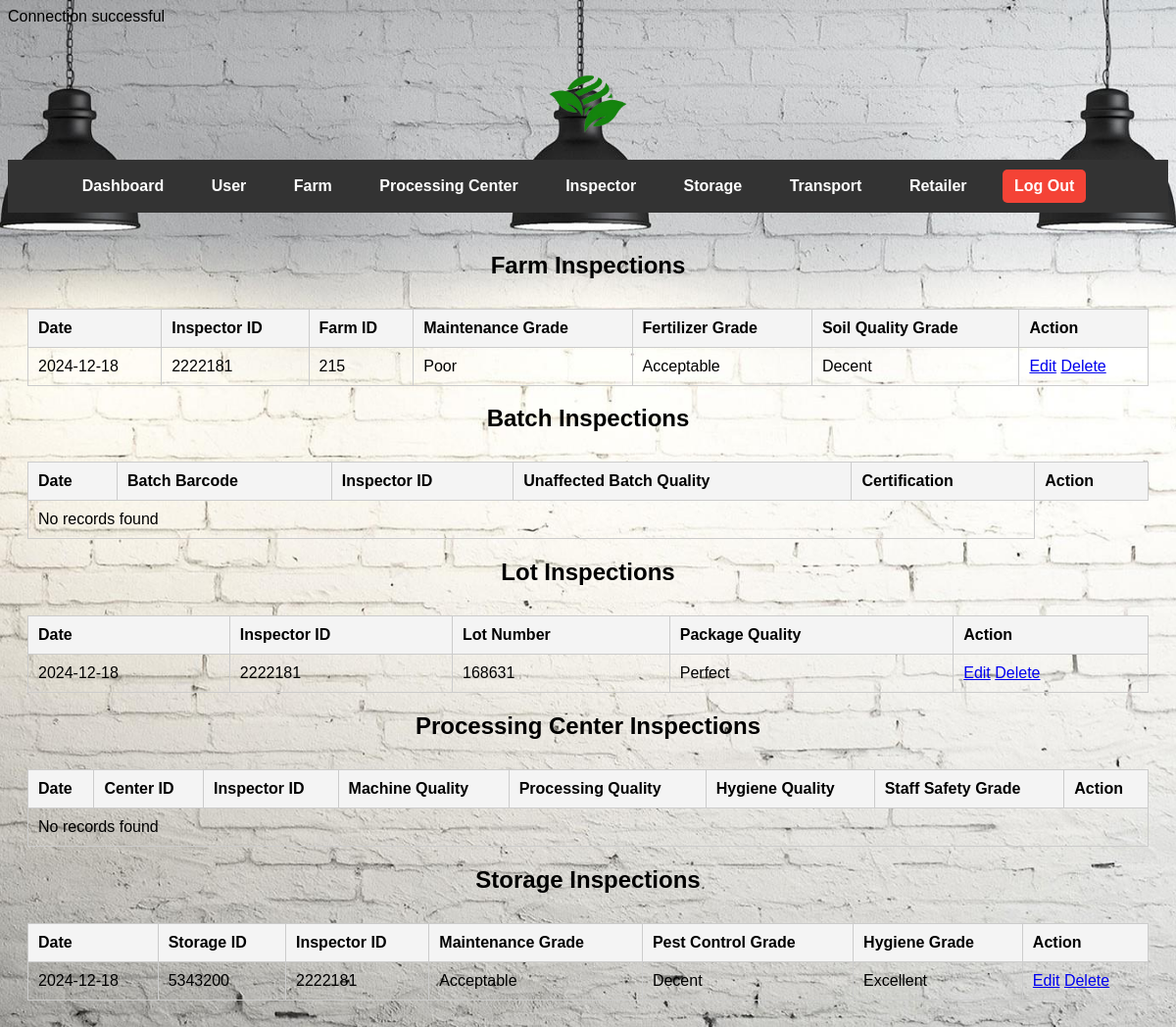
The page /admin_inspector.php on the database as committed earlier.
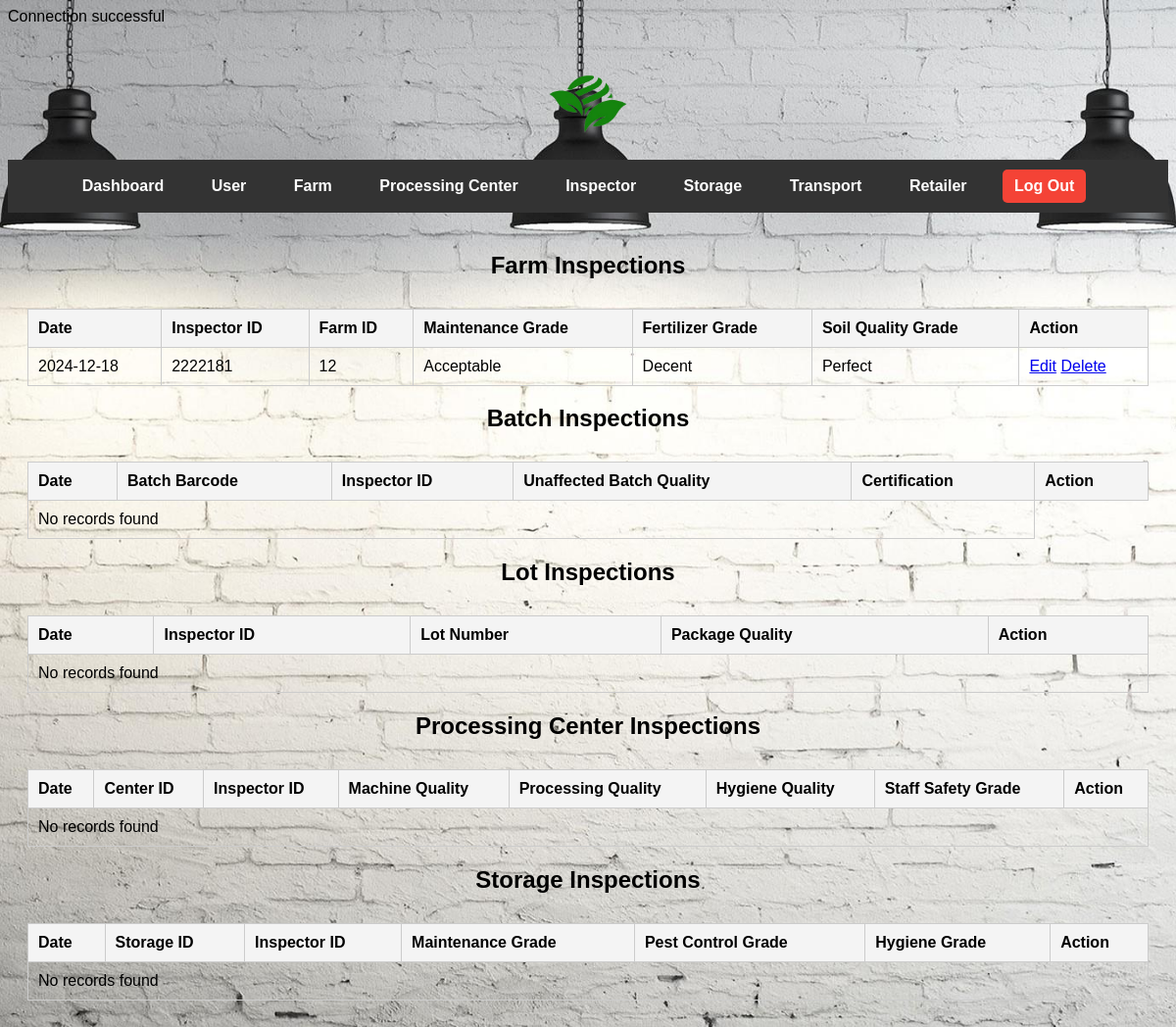
The same page on the database as committed later.
### tables this page shows
CREATE TABLE `tblfarminspection` (
  `Inspector ID` int(7) NOT NULL,
  `Farm ID` int(7) NOT NULL,
  `Maintenance Grade` text NOT NULL,
  `Fertilizer Grade` text NOT NULL,
  `Soil Quality Grade` text NOT NULL,
  `Date` date NOT NULL
);

CREATE TABLE `tbllotinspection` (
  `Inspector ID` int(7) NOT NULL,
  `Lot Number` int(7) NOT NULL,
  `Date` date NOT NULL,
  `Package Quality Grade` text NOT NULL
);

CREATE TABLE `tblstorageinspection` (
  `Storage ID` int(7) NOT NULL,
  `Inspector ID` int(7) NOT NULL,
  `Storage Maintenance Grade` text NOT NULL,
  `Pest Control Grade` text NOT NULL,
  `Storage Hygene Grade` text NOT NULL,
  `date` date NOT NULL
);

### admin_inspector.php (the view, shortened to what this page needs)
<?php
include('connect.php');
$farm_sql = "SELECT * FROM tblfarminspection";
$farm_result = $conn->query($farm_sql);
$batch_sql = "SELECT * FROM tblbatchinspection";
$batch_result = $conn->query($batch_sql);
$lot_sql = "SELECT * FROM tbllotinspection";
$lot_result = $conn->query($lot_sql);
$processing_center_sql = "SELECT * FROM tblprocessinginspection";
$processing_center_result = $conn->query($processing_center_sql);
$storage_sql = "SELECT * FROM tblstorageinspection";
$storage_result = $conn->query($storage_sql);
?>
<!DOCTYPE html>
<html lang="en">
<head>
    <link rel="stylesheet" href="admin_style.css">
</head>
<body class="admin-page">
    <header>
        <img src="logo.png" alt="Logo" class="logo">
        <nav class="navbar">
            <ul>
            <li><a href="admin.php">Dashboard</a></li>
                <li><a href="admin_user.php">User</a></li>
                <li><a href="#farm">Farm</a></li>
                <li><a href="admin_processing_center.php">Processing Center</a></li>
                <li><a href="admin_inspector.php">Inspector</a></li>
                <li><a href="#storage">Storage</a></li>
                <li><a href="#transport">Transport</a></li>
                <li><a href="#retailer">Retailer</a></li>
                <li><a href="starting_page.php" class="btn-logout">Log Out</a></li>
            </ul>
        </nav>
    </header>
    <main>
        <h2>Farm Inspections</h2>
        <table class="table table-bordered">
                <thead>
                    <tr>
                        <th>Date</th>
                        <th>Inspector ID</th>
                        <th>Farm ID</th>
                        <th>Maintenance Grade</th>
                        <th>Fertilizer Grade</th>
                        <th>Soil Quality Grade</th>
                        <th>Action</th>
                    </tr>
                </thead>
                <tbody>
                    <?php if ($farm_result->num_rows > 0): ?>
                        <?php while ($row = $farm_result->fetch_assoc()): ?>
                            <tr>
                                <td><?php echo htmlspecialchars($row['Date']); ?></td>
                                <td><?php echo htmlspecialchars($row['Inspector ID']); ?></td>
                                <td><?php echo htmlspecialchars($row['Farm ID']); ?></td>
                                <td><?php echo htmlspecialchars($row['Maintenance Grade']); ?></td>
                                <td><?php echo htmlspecialchars($row['Fertilizer Grade']); ?></td>
                                <td><?php echo htmlspecialchars($row['Soil Quality Grade']); ?></td>
                                <td>
                                <a href="admin_inspector_edit.php?id=<?php echo $row['Farm ID']; ?>" class="btn btn-warning btn-sm">Edit</a>
                                <a href="admin_inspector.php?id=<?php echo $row['Farm ID']; ?>" class="btn btn-danger btn-sm" onclick="return confirm('Are you sure you want to delete this?')">Delete</a>
                                </td>
                            </tr>
                        <?php endwhile; ?>
                    <?php else: ?>
                        <tr>
                            <td colspan="7">No records found</td>
                        </tr>
                    <?php endif; ?>
                </tbody>
            </table>
        <h2>Batch Inspections</h2>
        <table class="table table-bordered">
                <thead>
                    <tr>
                        <th>Date</th>
                        <th>Batch Barcode</th>
                        <th>Inspector ID</th>
                        <th>Unaffected Batch Quality</th>
                        <th>Certification</th>
                        <th>Action</th>
                    </tr>
                </thead>
                <tbody>
                    <?php if ($batch_result->num_rows > 0): ?>
                        <?php while ($row = $batch_result->fetch_assoc()): ?>
                            <tr>
                                <td><?php echo htmlspecialchars($row['Date']); ?></td>
                                <td><?php echo htmlspecialchars($row['Inspector ID']); ?></td>
                                <td><?php echo htmlspecialchars($row['Batch Barcode']); ?></td>
                                <td><?php echo htmlspecialchars($row['Unaffected Quality Grade']); ?></td>
                                <td><?php echo htmlspecialchars($row['Certification']); ?></td>
                                <td>
                                <a href="admin_inspector_edit.php?id=<?php echo $row['Batch Barcode']; ?>" class="btn btn-warning btn-sm">Edit</a>
                                <a href="admin_inspector.php?id=<?php echo $row['Batch Barcode']; ?>" class="btn btn-danger btn-sm" onclick="return confirm('Are you sure you want to delete this?')">Delete</a>
                                </td>
                            </tr>
                        <?php endwhile; ?>
                    <?php else: ?>
                        <tr>
                            <td colspan="5">No records found</td>
                        </tr>
                    <?php endif; ?>
                </tbody>
            </table>
            <h2>Lot Inspections</h2>
            <table class="table table-bordered">
                <thead>
                    <tr>
                        <th>Date</th>
                        <th>Inspector ID</th>
                        <th>Lot Number</th>
                        <th>Package Quality</th>
                        <th>Action</th>
                    </tr>
                </thead>
                <tbody>
                    <?php if ($lot_result->num_rows > 0): ?>
                        <?php while ($row = $lot_result->fetch_assoc()): ?>
                            <tr>
                                <td><?php echo htmlspecialchars($row['Date']); ?></td>
                                <td><?php echo htmlspecialchars($row['Inspector ID']); ?></td>
                                <td><?php echo htmlspecialchars($row['Lot Number']); ?></td>
                                <td><?php echo htmlspecialchars($row['Package Quality Grade']); ?></td>
                                <td>
                                <a href="admin_inspector_edit.php?id=<?php echo $row['Lot Number']; ?>" class="btn btn-warning btn-sm">Edit</a>
                                <a href="admin_inspector.php?id=<?php echo $row['Lot Number']; ?>" class="btn btn-danger btn-sm" onclick="return confirm('Are you sure you want to delete this?')">Delete</a>
                                </td>
                            </tr>
                        <?php endwhile; ?>
                    <?php else: ?>
                        <tr>
                            <td colspan="5">No records found</td>
                        </tr>
                    <?php endif; ?>
                </tbody>
            </table>
            <h2>Processing Center Inspections</h2>
            <table class="table table-bordered">
                <thead>
                    <tr>
                        <th>Date</th>
                        <th>Center ID</th>
                        <th>Inspector ID</th>
                        <th>Machine Quality</th>
                        <th>Processing Quality</th>
                        <th>Hygiene Quality</th>
                        <th>Staff Safety Grade</th>
                        <th>Action</th>
                    </tr>
                </thead>
                <tbody>
                    <?php if ($processing_center_result->num_rows > 0): ?>
                    <?php while ($row = $processing_center_result->fetch_assoc()): ?>
                        <tr>
                            <td><?php echo htmlspecialchars($row['Date']); ?></td>
                            <td><?php echo htmlspecialchars($row['Center ID']); ?></td>
                            <td><?php echo htmlspecialchars($row['Inspector ID']); ?></td>
                            <td><?php echo htmlspecialchars($row['Machine Quality Grade']); ?></td>
                            <td><?php echo htmlspecialchars($row['Processing Quality Grade']); ?></td>
                            <td><?php echo htmlspecialchars($row['Center Hygene Grade']); ?></td>
                            <td><?php echo htmlspecialchars($row['Staff Safety Grade']); ?></td>
                            <td>
                                <a href="admin_inspector_edit.php?id=<?php echo $row['Center ID']; ?>" class="btn btn-warning btn-sm">Edit</a>
                                <a href="admin_inspector.php?id=<?php echo $row['Center ID']; ?>" class="btn btn-danger btn-sm" onclick="return confirm('Are you sure you want to delete this?')">Delete</a>
                            </td>
                        </tr>
                    <?php endwhile; ?>
                <?php else: ?>
                    <tr>
                        <td colspan="8">No records found</td>
                    </tr>
                <?php endif; ?>
                </tbody>
            </table>
            <h2>Storage Inspections</h2>
            <table class="table table-bordered">
                <thead>
                    <tr>
                        <th>Date</th>
                        <th>Storage ID</th>
                        <th>Inspector ID</th>
                        <th>Maintenance Grade</th>
                        <th>Pest Control Grade</th>
                        <th>Hygiene Grade</th>
                        <th>Action</th>
                    </tr>
                </thead>
                <tbody>
                <?php if ($storage_result->num_rows > 0): ?>
                        <?php while ($row = $storage_result->fetch_assoc()): ?>
                            <tr>
                                <td><?php echo htmlspecialchars($row['date']); ?></td>
                                <td><?php echo htmlspecialchars($row['Storage ID']); ?></td>
                                <td><?php echo htmlspecialchars($row['Inspector ID']); ?></td>
                                <td><?php echo htmlspecialchars($row['Storage Maintenance Grade']); ?></td>
                                <td><?php echo htmlspecialchars($row['Pest Control Grade']); ?></td>
                                <td><?php echo htmlspecialchars($row['Storage Hygene Grade']); ?></td>
                                <td>
                                <a href="admin_inspector_edit.php?id=<?php echo $row['Storage ID']; ?>" class="btn btn-warning btn-sm">Edit</a>
                                <a href="admin_inspector.php?id=<?php echo $row['Storage ID']; ?>" class="btn btn-danger btn-sm" onclick="return confirm('Are you sure you want to delete this?')">Delete</a>
                            </td>
                            </tr>
                        <?php endwhile; ?>
                    <?php else: ?>
                        <tr>
                            <td colspan="7">No records found</td>
                        </tr>
                    <?php endif; ?>
                </tbody>
            </table>
</body>
</html>

### admin_style.css (style rules this page uses)
body { color: black; font-family: Arial, sans-serif; background: url('admin_bg.jpg') no-repeat center center fixed; background-size: cover; }
.navbar { background-color: #333; padding: 10px; text-align: center; }
.navbar ul { list-style-type: none; margin: 0; padding: 0; }
.navbar li { display: inline-block; margin-right: 20px; position: relative; }
.navbar a { color: white; text-decoration: none; font-weight: bold; padding: 8px 12px; display: inline-block; }
header .logo { display: block; margin: 20px auto; max-width: 120px; height: auto; }
table { width: 100%; margin-top: 30px; border-collapse: collapse; }
table th, table td { padding: 10px; border: 1px solid #ccc; text-align: left; }
table th { background-color: #f4f4f4; }
main { text-align: center; padding: 20px; color: black; }
.btn-logout { background-color: #f44336; color: white; padding: 5px 15px; text-decoration: none; border-radius: 5px; }

Rows that differ between the two databases and show on the page:
removed tbllotinspection: Date "2024-12-18", Inspector ID "2222181", Lot Number "168631", Package Quality Grade "Perfect"
removed tblstorageinspection: date "2024-12-18", Storage ID "5343200", Inspector ID "2222181", Storage Maintenance Grade "Acceptable", Pest Control Grade "Decent", Storage Hygene Grade "Excellent"
changed tblfarminspection "Acceptable": Farm ID "215" → "12"; Maintenance Grade "Poor" → "Acceptable"; Fertilizer Grade "Acceptable" → "Decent"; Soil Quality Grade "Decent" → "Perfect"
Other text that changed with them:
text now shown: "No records found No records found"
